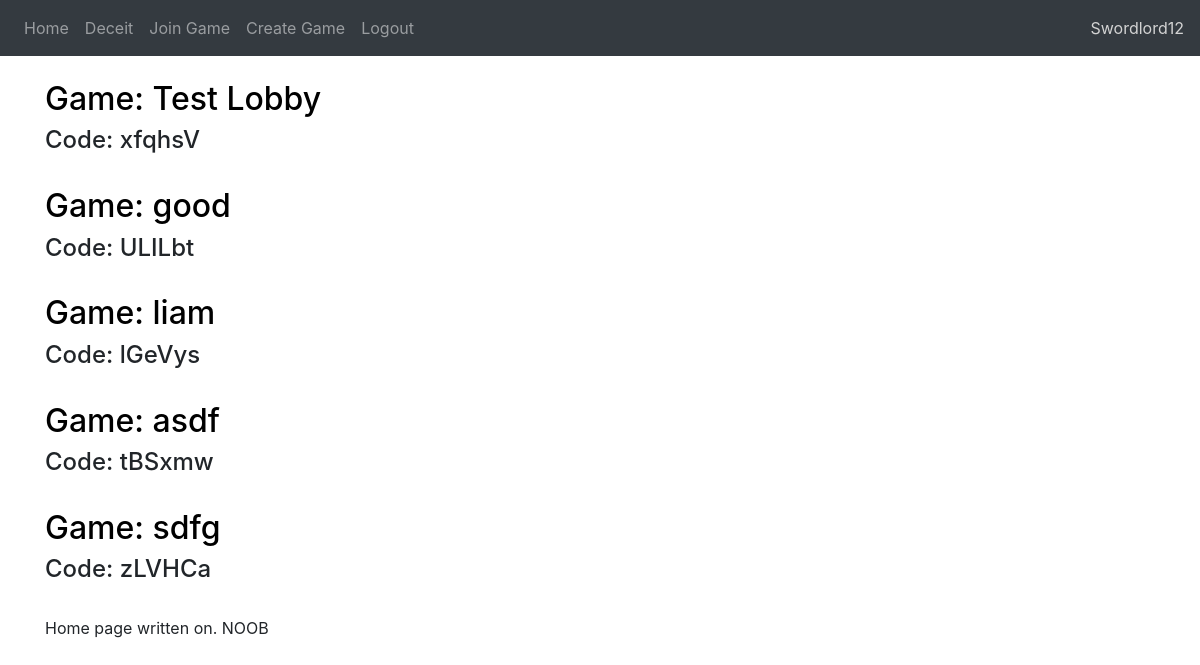
Page / (signed in) on the earlier database version.
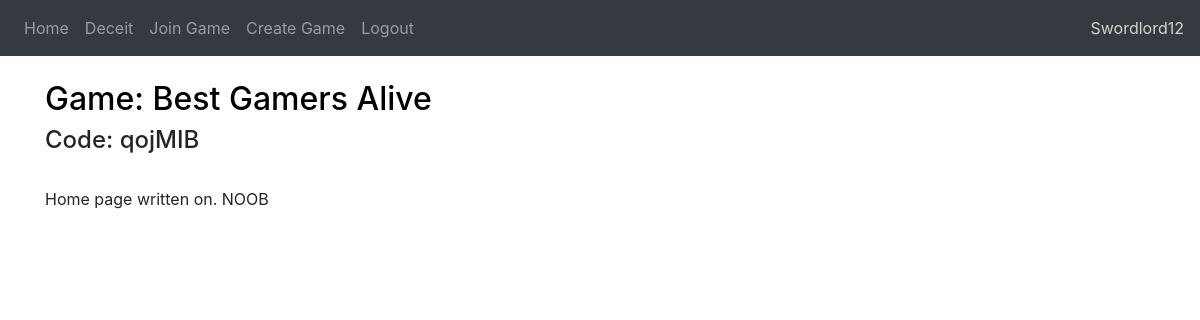
Same page on the later database version.
### website/models.py (models this page shows)
class User(db.Model, UserMixin):
    id = db.Column(db.Integer, primary_key=True)
    email = db.Column(db.String(150), unique=True)
    password = db.Column(db.String(150))
    username = db.Column(db.String(150))

class Game(db.Model):
    id = db.Column(db.Integer, primary_key=True)
    game_name = db.Column(db.String(25))
    code = db.Column(db.String(10))

### website/views.py (the view)
@views.route('/', methods=["GET", "POST"])
@login_required
def home():
    game = []
    for games in db.session.query(GamesJoined).filter_by(user = current_user.id):
        id = games.game
        for filtered in db.session.query(Game).filter_by(id = id):
            links = (filtered, url_for('rooms.room', game_id=id))
            game.append(links)
    return render_template("home.html", user=current_user, games_joined = game)

### website/__init__.py (called while the page is built)
def create_app():
    app = Flask(__name__)
    app.config['SECRET_KEY'] = 'ga8925asdgDgls10352;aDg'
    app.config['SQLALCHEMY_DATABASE_URI'] = f'sqlite:///{DB_NAME}'
    db.init_app(app)
    ma = Marshmallow(app)
    from .views import views
    from .auth import auth
    from .rooms import rooms
    from .profiles import profiles
    app.register_blueprint(views, url_prefix='/')
    app.register_blueprint(auth, url_prefix='/')
    app.register_blueprint(rooms, url_prefix='/rooms/')
    app.register_blueprint(rooms, url_prefix='/user/')
    from .models import User, Empires, Game, GamesJoined
    create_database(app)
    login_manager = LoginManager()
    login_manager.login_view = 'auth.login'
    login_manager.init_app(app)
    @login_manager.user_loader
    def load_user(id):
        return User.query.get(int(id))
    return app

### website/templates/home.html (shortened to what this page needs)
{% extends "base.html" %} {% block title %}Home{% endblock %}
{% block content %}
<br/>
<body>
    {% if games_joined != [] %}
    {% set counter = 0 %}
    {% for game in games_joined %}
        {% set counter = counter+1 %}
        <h2><a id="game_headings{{counter}}" href={{game[1]}}>Game: {{ game[0].game_name }}</a></h2> <h4>Code: {{ game[0].code }}</h4> <br/>
    {% endfor %}
    {% else %}
        <h1>No games joined currently. Join one <a>here</a></h1>
    {% endif %}
</body>
{% endblock %}

### website/templates/base.html (shortened to what this page needs)
<!DOCTYPE html>
<html lang="en">
<head>
    <link
      rel="stylesheet"
      href="https://stackpath.bootstrapcdn.com/bootstrap/4.4.1/css/bootstrap.min.css"
    />
    <link
      rel="stylesheet"
      href="https://stackpath.bootstrapcdn.com/font-awesome/4.7.0/css/font-awesome.min.css"
    />
</head>
<body>
    <nav class="navbar navbar-expand-lg navbar-dark bg-dark">
        <div class="collapse navbar-collapse" id="navbar">
            <div class="navbar-nav">
              {% if user.is_authenticated %}
              <a class="nav-item nav-link" id="home" href="/">Home</a>
              <a class="nav-item nav-link" id="deceit" href="/deceit">Deceit</a>
              <a class="nav-item nav-link" id="join_game" href="/join-game">Join Game</a>
              <a class="nav-item nav-link" id="create_game" href="/create-game">Create Game</a>
              <a class="nav-item nav-link" id="logout" href="/logout">Logout</a>
              {% else %}
              <a class="nav-item nav-link" id="login" href="/login">Login</a>
              <a class="nav-item nav-link" id="signUp" href="/sign-up">Sign Up</a>
              {% endif %}
            </div>
        </div>
        <div id="user_name" align="right">{{ user.username }}</div>
    </nav>
    <div class="container">
        {% block content %}
        {% endblock %}
    </div>
</body>
</html>

Differences in the rows shown:
removed Game: game_name "Test Lobby", code "xfqhsV"
removed Game: game_name "good", code "ULILbt"
removed Game: game_name "liam", code "lGeVys"
removed Game: game_name "asdf", code "tBSxmw"
removed Game: game_name "sdfg", code "zLVHCa"
added Game: game_name "Best Gamers Alive", code "qojMIB"
